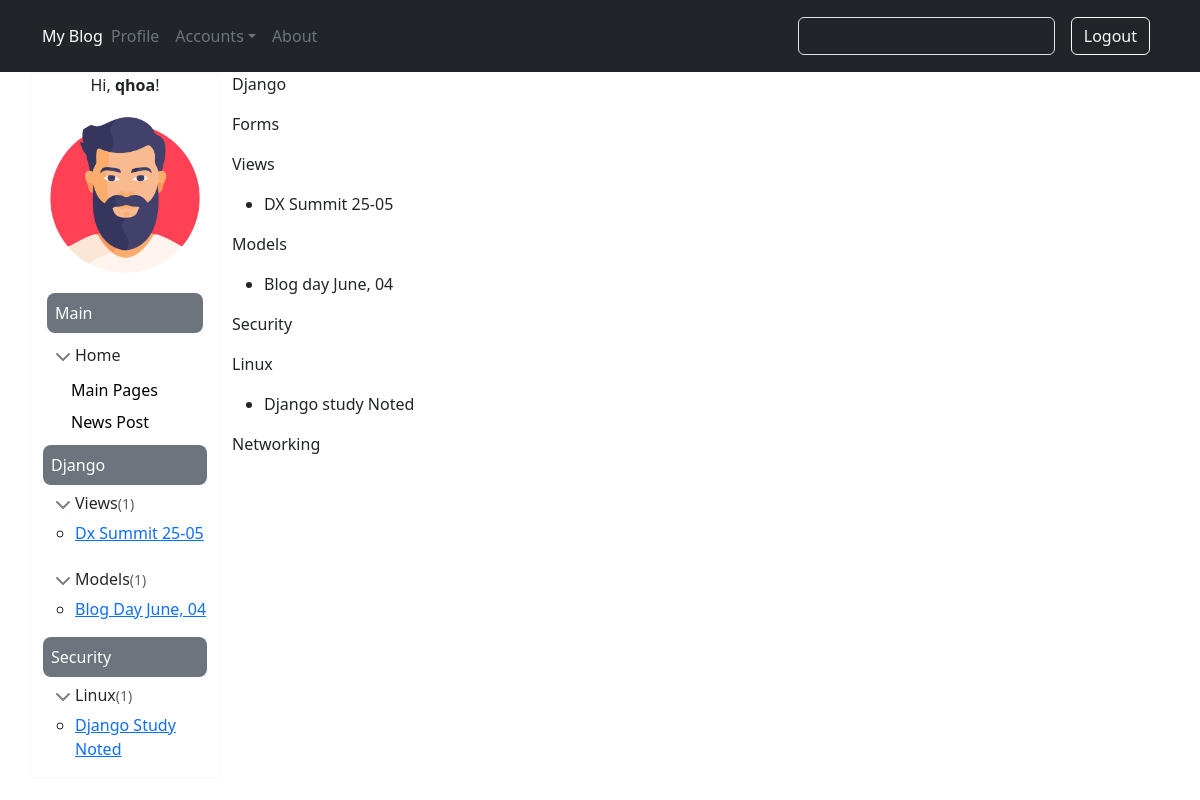
The app's page /category/ (signed in) with its own data.
### blog/models.py (models this page shows, shortened)
class User(AbstractUser):
    age = models.IntegerField(null=True, blank=True)
    telephone = models.CharField(max_length=15, blank=True, null=True)
    birthday = models.DateField(null=True)
    avatar = models.ImageField(default='default.jpg', upload_to='profile/')

class Category(models.Model):
    name = models.CharField(max_length=100)

class SubCategory(models.Model):
    parent = models.ForeignKey(Category, on_delete=models.CASCADE, null=True)
    category = models.CharField(max_length=100, null=True)

class Post(models.Model):
    title = models.CharField(max_length=255)
    author = models.ForeignKey(settings.AUTH_USER_MODEL, on_delete=models.CASCADE,)
    category = models.ForeignKey(SubCategory, on_delete=models.CASCADE, null=True)
    parent = models.ForeignKey(Category, on_delete=models.CASCADE, null=True)
    body = RichTextUploadingField()

### blog/views.py (the view)
# urls.py: path('category/', views.category, name='category'),
def category(request):
    return render(request, 'category.html' ,{'all_category': all_category})

### blog/templates/category.html (shortened to what this page needs)
{% extends 'master.html' %}
{% block content %}
  {% for category in all_category %}
    <p>{{ category.name }}</p>
      {% for sub in category.subcategory_set.all %}
        <p>{{ sub.category }}</p>
        <ul>
          {% for post in sub.post_set.all %}
            <li><p>{{ post.title }}</p></li>
          {% endfor %}
          </ul>
      {% endfor %}
  {% endfor %}
{% endblock %}

### blog/templates/master.html (shortened to what this page needs)
{% load static %}
<!DOCTYPE html>
<html lang="en">
<head>
    <link rel="stylesheet" href="{% static 'css/sidebars.css' %}">
    {% load bootstrap5 %}
    {% bootstrap_css %}
</head>
<body>
    <header class="p-3 bg-dark">
    <div class="container">
        <div class="d-flex flex-wrap align-items-center justify-content-center justify-content-lg-start">
          <a href="/" class="d-flex align-items-center mb-2 mb-lg-0 text-white text-decoration-none">My Blog</a>
          <ul class="nav col-12 col-lg-auto me-lg-auto mb-2 justify-content-center mb-md-0">
            {% if user.is_authenticated %}
            <li><a href="{% url 'profile' %}" class="nav-link px-2 text-secondary">Profile</a></li>
            <li><a href="#" class="nav-link px-2 text-secondary dropdown-toggle" id="dropdownMenuButton1" data-bs-toggle="dropdown" aria-expanded="false">Accounts</a>
            </li>
            {% endif %}
            <li><a href="#" class="nav-link px-2 text-secondary">About</a></li>
          </ul>
          <form class="col-12 col-lg-auto mb-3 mb-lg-0 me-lg-3" role="search" action="{% url 'search' %}" method="get" >
            <input type="text" name="q" class="form-control form-control-dark text-bg-dark" placeholder="Search..." aria-label="Search">
          </form>
          <div class="text-end">
            {% if user.is_anonymous %}
            <a href="{% url 'login' %}" role="button" class="btn btn-outline-light me-2">Login</a>
            <a href="{% url 'sign_up' %}" role="button" class="btn btn-warning">Sign-up</a>
            {% else %}
            <a href="{% url 'logout' %}" role="button" class="btn btn-outline-light me-2">Logout</a>
            {% endif %}
          </div>
        </div>
      </div>
    </header>
<div class="container">
  <div class="row">
    <div class="col-md-2 border border-light bg-white">
      {% if user.is_authenticated %}
      <div>
        <p align="center">Hi, <strong>{{user.username}}</strong>!</p>
        <p align="center"><img src="{{MEDIA_URL}}{{user.avatar}}" class="img-thumbnail rounded-circle border-0" alt=""></p>
      </div>
      {% endif %}
      <div class="m-1 p-2 bg-secondary rounded-3 text-white">Main</div>
      <ul class="list-unstyled ps-0">
              <li class="mb-1">
                <button class="btn btn-toggle d-inline-flex align-items-center rounded border-0 collapsed" data-bs-toggle="collapse" data-bs-target="#home-collapse" aria-expanded="true">
                  Home
                </button>
                <div class="collapse show" id="home-collapse">
                  <ul class="btn-toggle-nav list-unstyled fw-normal pb-1">
                    <li><a href="{% url 'home' %}" class="link-body-emphasis d-inline-flex text-decoration-none rounded">Main Pages</a></li>
                    <li><a href="{% url 'post_new' %}" class="link-body-emphasis d-inline-flex text-decoration-none rounded">News Post</a></li>
                  </ul>
                </div>
              </li>
  {% for category in all_category %}
    <div class="p-2 bg-secondary rounded-3 text-white">{{category.name}}</div>
      {% for sub in category.subcategory_set.all %}
        {% if sub.post_set.all.count > 0 %}
          <p class="m-0">
            <button class="btn btn-toggle d-inline-flex align-items-center rounded border-0 collapsed" data-bs-toggle="collapse" data-bs-target="#{{ sub.category|slugify }}-collapse" aria-expanded="true">
            {{ sub.category }}<span class="small text-muted">({{sub.post_set.all.count}})</span>
            </button>
          </p>
        {% endif %}
        <div class="collapse show" id="{{ sub.category|slugify }}-collapse">
        <ul>
        {% for post in sub.post_set.all %}
          <p class="m-0"><li><a href="{% url 'post_detail' post.id %}"> {{post.title|title}}</a></li></p>
        {% endfor %}
        </ul>
        </div>
      {% endfor %}
  {% endfor %}
      </ul>
    </div>
    <div class="col-md-10">
        {% block content %}
        {% endblock %}
    </div>
  </div>
</div>
</body>
</html>

### blog/static/css/sidebars.css (style rules this page uses)
body { min-height: 100vh; min-height: -webkit-fill-available; }
html { height: -webkit-fill-available; }
.dropdown-toggle { outline: 0; }
.btn-toggle { padding: .25rem .5rem; font-weight: 600; color: var(--bs-emphasis-color); background-color: transparent; }
.btn-toggle::before { width: 1.25em; line-height: 0; transition: transform .35s ease; transform-origin: .5em 50%; }
.btn-toggle[aria-expanded="true"] { color: rgba(var(--bs-emphasis-color-rgb), .85); }
.btn-toggle[aria-expanded="true"]::before { transform: rotate(90deg); }
.btn-toggle-nav a { padding: .1875rem .5rem; margin-top: .125rem; margin-left: 1.25rem; }

### records on screen
User: username "qhoa", avatar (picture)
Category: name "Django"
SubCategory: category "Views", post_set.all.count "1"
Post: title "Dx Summit 25-05", title "DX Summit 25-05"
SubCategory: category "Models", post_set.all.count "1"
Post: title "Blog Day June, 04", title "Blog day June, 04"
Category: name "Security"
SubCategory: category "Linux", post_set.all.count "1"
Post: title "Django Study Noted", title "Django study Noted"
SubCategory: category "Forms"
SubCategory: category "Networking"
